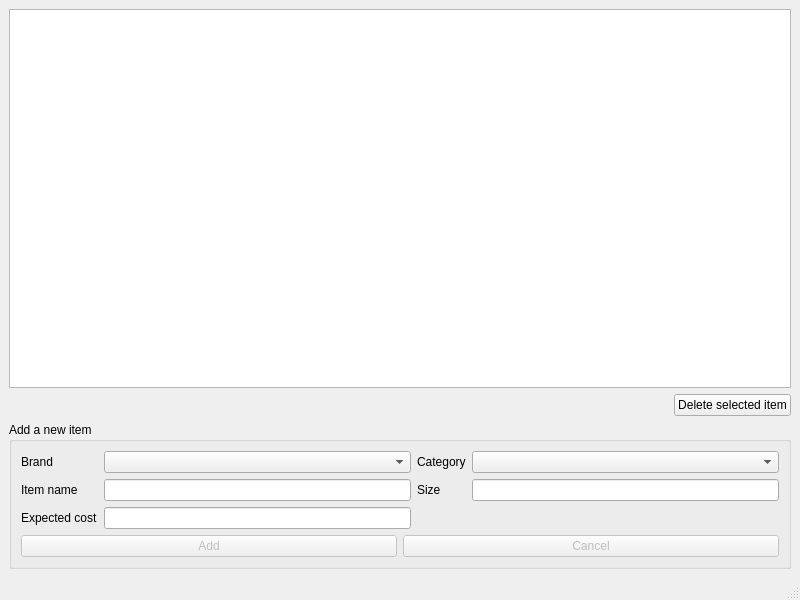
<?xml version="1.0" encoding="UTF-8"?>
<ui version="4.0">
 <class>ItemsWindow</class>
 <widget class="QMainWindow" name="ItemsWindow">
  <property name="geometry">
   <rect>
    <x>0</x>
    <y>0</y>
    <width>800</width>
    <height>600</height>
   </rect>
  </property>
  <property name="windowTitle">
   <string>Add, Edit, Delete Items</string>
  </property>
  <widget class="QWidget" name="centralwidget">
   <layout class="QVBoxLayout" name="verticalLayout_4">
    <item>
     <widget class="QTableView" name="itemView"/>
    </item>
    <item>
     <layout class="QHBoxLayout" name="horizontalLayout">
      <item>
       <spacer name="horizontalSpacer">
        <property name="orientation">
         <enum>Qt::Horizontal</enum>
        </property>
        <property name="sizeHint" stdset="0">
         <size>
          <width>40</width>
          <height>20</height>
         </size>
        </property>
       </spacer>
      </item>
      <item>
       <widget class="QPushButton" name="deleteButton">
        <property name="text">
         <string>Delete selected item</string>
        </property>
       </widget>
      </item>
     </layout>
    </item>
    <item>
     <widget class="QGroupBox" name="groupBox">
      <property name="title">
       <string>Add a new item</string>
      </property>
      <layout class="QVBoxLayout" name="verticalLayout">
       <item>
        <layout class="QGridLayout" name="gridLayout">
         <item row="0" column="3">
          <widget class="QComboBox" name="categoryBox"/>
         </item>
         <item row="0" column="0">
          <widget class="QLabel" name="label">
           <property name="text">
            <string>Brand</string>
           </property>
          </widget>
         </item>
         <item row="1" column="1">
          <widget class="QLineEdit" name="itemEdit"/>
         </item>
         <item row="1" column="0">
          <widget class="QLabel" name="label_3">
           <property name="text">
            <string>Item name</string>
           </property>
          </widget>
         </item>
         <item row="1" column="3">
          <widget class="QLineEdit" name="sizeEdit"/>
         </item>
         <item row="0" column="2">
          <widget class="QLabel" name="label_2">
           <property name="text">
            <string>Category</string>
           </property>
          </widget>
         </item>
         <item row="0" column="1">
          <widget class="QComboBox" name="brandBox"/>
         </item>
         <item row="1" column="2">
          <widget class="QLabel" name="label_4">
           <property name="text">
            <string>Size</string>
           </property>
          </widget>
         </item>
         <item row="2" column="0">
          <widget class="QLabel" name="label_5">
           <property name="text">
            <string>Expected cost</string>
           </property>
          </widget>
         </item>
         <item row="2" column="1">
          <widget class="QLineEdit" name="costEdit"/>
         </item>
        </layout>
       </item>
       <item>
        <layout class="QHBoxLayout" name="horizontalLayout_2">
         <item>
          <widget class="QPushButton" name="addButton">
           <property name="enabled">
            <bool>false</bool>
           </property>
           <property name="text">
            <string>Add</string>
           </property>
          </widget>
         </item>
         <item>
          <widget class="QPushButton" name="cancelButton">
           <property name="enabled">
            <bool>false</bool>
           </property>
           <property name="text">
            <string>Cancel</string>
           </property>
          </widget>
         </item>
        </layout>
       </item>
      </layout>
     </widget>
    </item>
   </layout>
  </widget>
  <widget class="QMenuBar" name="menubar">
   <property name="geometry">
    <rect>
     <x>0</x>
     <y>0</y>
     <width>800</width>
     <height>23</height>
    </rect>
   </property>
  </widget>
  <widget class="QStatusBar" name="statusbar"/>
 </widget>
 <resources/>
 <connections/>
</ui>
